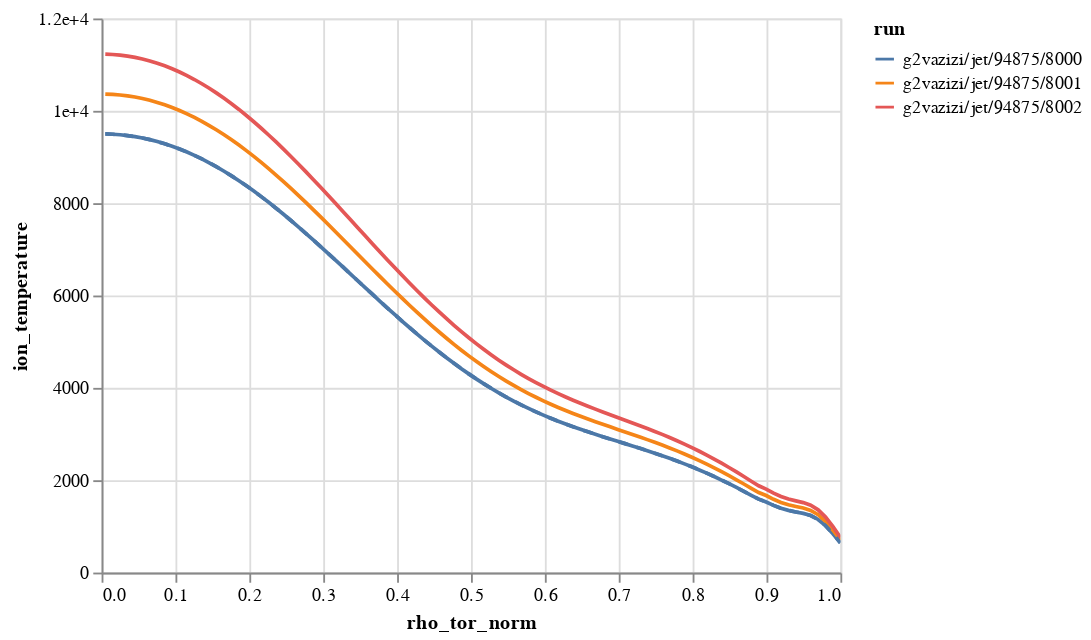

The notebook cell this image was saved under:
### Markdown cell above
*Duqtools* has some built-in plots as well, using [altair](https://altair-viz.github.io/), that are designed with larger data sets and interactivity in mind.

### Code cell
from duqtools.api import alt_line_chart

chart = alt_line_chart(dataset.isel(time=[0, 1, 2, 3]),
                       x='rho_tor_norm',
                       y='ion_temperature')
chart

### Figure 1 — Vega-Lite specification as saved in the notebook (floating-point values rounded to 4 significant figures; data arrays with more than 128 entries replaced by an {"elided": "..."} marker saying what was removed)
{"config": {"view": {"continuousWidth": 400, "continuousHeight": 300}}, "layer": [{"mark": "line", "encoding": {"color": {"field": "run", "type": "nominal"}, "tooltip": {"field": "run", "type": "nominal"}, "x": {"field": "rho_tor_norm", "type": "quantitative"}, "y": {"axis": {"format": ".4~g"}, "field": "ion_temperature", "scale": {"domain": [0, 11230.0]}, "type": "quantitative"}}, "selection": {"time": {"type": "single", "fields": ["slider"], "bind": {"input": "range", "max": 3.0, "min": 0, "name": "Time index", "step": 1}, "init": {"slider": 0}}, "selector001": {"type": "interval", "bind": "scales", "encodings": ["x", "y"]}}, "transform": [{"filter": {"selection": "time"}}]}, {"mark": {"type": "line", "strokeDash": [5, 5]}, "encoding": {"color": {"field": "run", "type": "nominal"}, "tooltip": {"field": "run", "type": "nominal"}, "x": {"field": "rho_tor_norm", "type": "quantitative"}, "y": {"field": "ion_temperature", "type": "quantitative"}}, "selection": {"reference": {"type": "single", "fields": ["slider"], "bind": {"input": "range", "max": 3.0, "min": 0, "name": "Reference time index", "step": 1}, "init": {"slider": 0}}, "selector002": {"type": "interval", "bind": "scales", "encodings": ["x", "y"]}}, "transform": [{"filter": {"selection": "reference"}}, {"filter": "(datum.run === 'g2vazizi/jet/94875/8000')"}]}], "data": {"name": "data-c05402d42048033765703faaae1314bf"}, "$schema": "https://vega.github.io/schema/vega-lite/v4.17.0.json", "datasets": {"data-c05402d42048033765703faaae1314bf": {"elided": "3600 records"}}}
